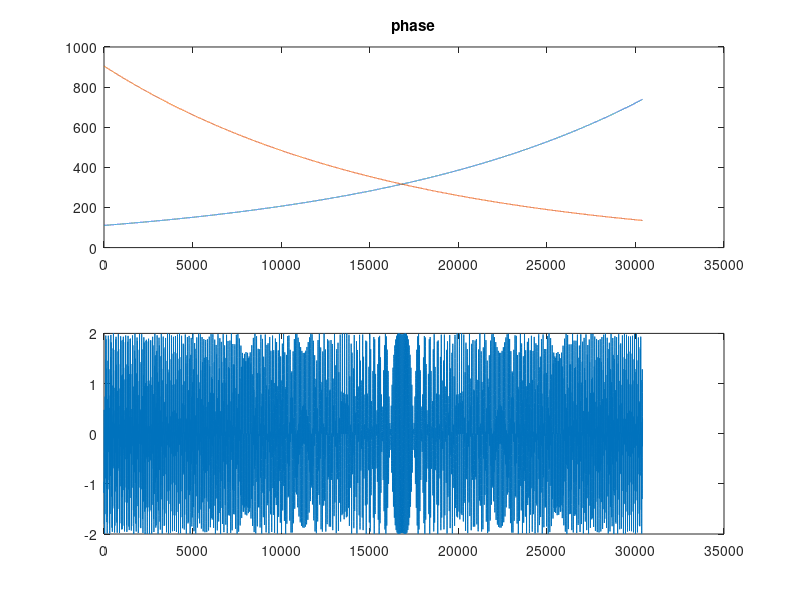

Reproduce this figure in MATLAB.
fs = 16000;

n=0.1:1/fs:2;

% Exponential frequency rise
f1 = exp(n)*100;

% Decaying frequency
f2 = exp(-n)*1000;

y = sin(2*pi*f1) + sin(2*pi*f2);

subplot(2,1,1)
plot(f1)
hold on
plot(f2)
hold off
title('phase')

subplot(2,1,2)
plot(y)

soundsc(y)